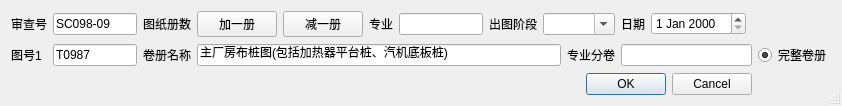
<?xml version="1.0" encoding="UTF-8"?>
<ui version="4.0">
 <class>Dialog_new_review_flow</class>
 <widget class="QDialog" name="Dialog_new_review_flow">
  <property name="geometry">
   <rect>
    <x>0</x>
    <y>0</y>
    <width>842</width>
    <height>96</height>
   </rect>
  </property>
  <property name="windowTitle">
   <string>新建审查流程</string>
  </property>
  <property name="sizeGripEnabled">
   <bool>true</bool>
  </property>
  <layout class="QGridLayout" name="gridLayout">
   <item row="2" column="7" colspan="6">
    <widget class="QDialogButtonBox" name="buttonBox">
     <property name="orientation">
      <enum>Qt::Horizontal</enum>
     </property>
     <property name="standardButtons">
      <set>QDialogButtonBox::Cancel|QDialogButtonBox::Ok</set>
     </property>
    </widget>
   </item>
   <item row="1" column="3" colspan="6">
    <widget class="QLineEdit" name="lineEdit_drawing_title_01">
     <property name="text">
      <string>主厂房布桩图(包括加热器平台桩、汽机底板桩)</string>
     </property>
    </widget>
   </item>
   <item row="0" column="10">
    <widget class="QLabel" name="label_date">
     <property name="text">
      <string>日期</string>
     </property>
     <property name="textInteractionFlags">
      <set>Qt::LinksAccessibleByMouse|Qt::TextEditable</set>
     </property>
    </widget>
   </item>
   <item row="0" column="8" colspan="2">
    <widget class="QComboBox" name="comboBox_release_stage">
     <property name="editable">
      <bool>true</bool>
     </property>
    </widget>
   </item>
   <item row="1" column="0">
    <widget class="QLabel" name="label_drawing_no_01">
     <property name="text">
      <string>图号1</string>
     </property>
    </widget>
   </item>
   <item row="1" column="1">
    <widget class="QLineEdit" name="lineEdit_drawing_no_01">
     <property name="text">
      <string>T0987</string>
     </property>
    </widget>
   </item>
   <item row="0" column="7">
    <widget class="QLabel" name="label_release_stage">
     <property name="text">
      <string>出图阶段</string>
     </property>
    </widget>
   </item>
   <item row="0" column="5">
    <widget class="QLabel" name="label_profession">
     <property name="text">
      <string>专业</string>
     </property>
    </widget>
   </item>
   <item row="1" column="10" colspan="3">
    <widget class="QLineEdit" name="lineEdit_vol_title_01"/>
   </item>
   <item row="1" column="2">
    <widget class="QLabel" name="label_drawing_title_01">
     <property name="text">
      <string>卷册名称</string>
     </property>
    </widget>
   </item>
   <item row="1" column="13">
    <widget class="QRadioButton" name="radioButton_drawing_integrity_01">
     <property name="text">
      <string>完整卷册</string>
     </property>
     <property name="checked">
      <bool>true</bool>
     </property>
    </widget>
   </item>
   <item row="0" column="2">
    <widget class="QLabel" name="label_drawing_qty">
     <property name="text">
      <string>图纸册数</string>
     </property>
    </widget>
   </item>
   <item row="1" column="9">
    <widget class="QLabel" name="label_vol_title_01">
     <property name="text">
      <string>专业分卷</string>
     </property>
    </widget>
   </item>
   <item row="0" column="0">
    <widget class="QLabel" name="label_r1_review_no">
     <property name="text">
      <string>审查号</string>
     </property>
    </widget>
   </item>
   <item row="0" column="1">
    <widget class="QLineEdit" name="lineEdit_r1_review_no">
     <property name="text">
      <string>SC098-09</string>
     </property>
    </widget>
   </item>
   <item row="0" column="11">
    <widget class="QDateEdit" name="dateEdit_start_flow"/>
   </item>
   <item row="0" column="4">
    <widget class="QPushButton" name="pushButton_qty_minus">
     <property name="text">
      <string>减一册</string>
     </property>
    </widget>
   </item>
   <item row="0" column="6">
    <widget class="QLineEdit" name="lineEdit_profession">
     <property name="readOnly">
      <bool>false</bool>
     </property>
    </widget>
   </item>
   <item row="0" column="3">
    <widget class="QPushButton" name="pushButton_qty_add">
     <property name="text">
      <string>加一册</string>
     </property>
    </widget>
   </item>
  </layout>
 </widget>
 <tabstops>
  <tabstop>lineEdit_r1_review_no</tabstop>
  <tabstop>comboBox_release_stage</tabstop>
  <tabstop>lineEdit_drawing_no_01</tabstop>
  <tabstop>radioButton_drawing_integrity_01</tabstop>
 </tabstops>
 <resources/>
 <connections>
  <connection>
   <sender>buttonBox</sender>
   <signal>accepted()</signal>
   <receiver>Dialog_new_review_flow</receiver>
   <slot>accept()</slot>
   <hints>
    <hint type="sourcelabel">
     <x>520</x>
     <y>83</y>
    </hint>
    <hint type="destinationlabel">
     <x>157</x>
     <y>92</y>
    </hint>
   </hints>
  </connection>
  <connection>
   <sender>buttonBox</sender>
   <signal>rejected()</signal>
   <receiver>Dialog_new_review_flow</receiver>
   <slot>close()</slot>
   <hints>
    <hint type="sourcelabel">
     <x>588</x>
     <y>83</y>
    </hint>
    <hint type="destinationlabel">
     <x>286</x>
     <y>92</y>
    </hint>
   </hints>
  </connection>
 </connections>
</ui>
